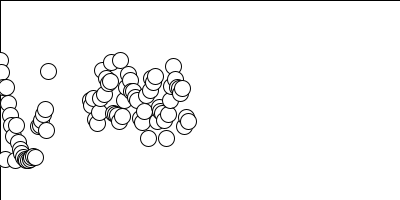
Frame 1 (no input)
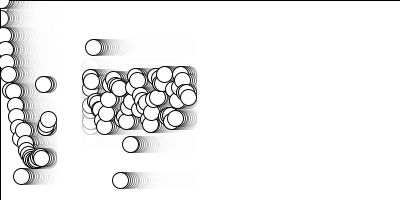
Frame 60 (the mouse pressed at the canvas centre just before this capture)
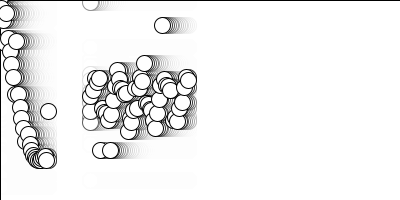
Frame 120 (the mouse held since frame 60 and released just before this capture)

The Processing sketch that drew these frames (run headless with seeded random() and noise(); from frame 60 on, the mouse is pressed at the canvas centre):

// Processing sketch: wave_class
// ── wave_class.pde
Wave wave;
Wave wave2;

void setup() {
  size(400,200);
  background(255);
  wave = new Wave(0, 0.1, 100, new PVector(0,60), 50, 30);
  wave2 = new Wave(0, 0.5, 20, new PVector(90, height/2), 100, 55);
}

void draw() {
  fill(255, 50);
  rect(0, 0, width, height);
  fill(255);
  wave.display();
  wave2.display();
}

class Wave {
  float startingAngle;
  float aVelocity;
  float amplitude;
  PVector location;
  float wWidth;
  int count;
  
  Wave(float startingAngle_, float aVelocity_, float amplitude_, PVector location_, float wWidth_, int count_) {
    startingAngle = startingAngle_;
    aVelocity = aVelocity_;
    amplitude = amplitude_;
    location = location_;
    wWidth = wWidth_;
    count = count_;
  }
  
  void display() {
    for(int i = 0; i < count; i++) {
      float angle = startingAngle + (i * aVelocity);
      pushMatrix();
        float iOffset = (i * wWidth) / count;
        float x = iOffset + location.x;
        float y = sin(angle) * amplitude - tan(angle) + 5 * tan(angle * 5);
        translate(x, location.y);
        ellipse(0, y, 16, 16);
      popMatrix();
    }
    startingAngle += aVelocity;
  }
}
